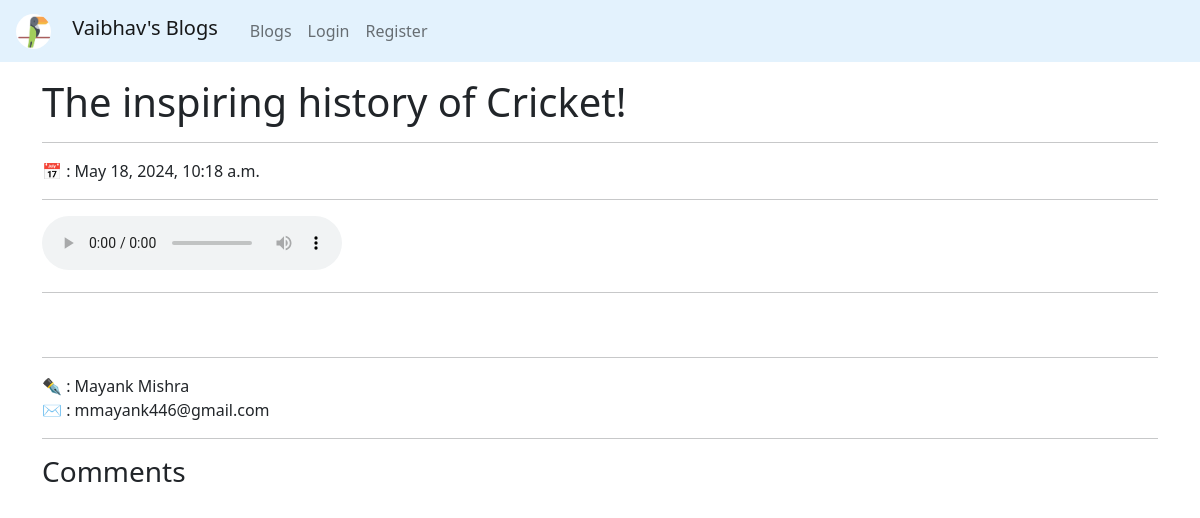
Screenshot of /blogs/getblog/12/ with the database file from the repository.
### Blogs/models.py (models this page shows, shortened)
class Blog(models.Model):
    title = models.TextField(null=True, blank=True)
    content = tinymce_models.HTMLField(null=True, blank=True)
    author = models.ForeignKey(User, null=True, blank=True, on_delete=models.SET_NULL)
    audio = models.FileField(upload_to='media/audio/', null=True, blank=True)
    summary = models.TextField(blank=True, null=True)
    date = models.DateTimeField(auto_now_add=True, null=True, blank=True)

### Blogs/views.py (the view, shortened to what this page needs)
# urls.py: path('getblog/<int:pk>/', getBlog, name='get_blog'),
def getBlog(request, pk):
    try:
        context = {}
        blog = Blog.objects.get(id=pk)
        comments = Comment.objects.filter(blog=blog.id).order_by('-date')
        form = CommentCreationForm()
        context['blog'] = blog
        context['comments'] = comments
        context['comment_form'] = form
        return render(request, 'Blogs/blog.html', context)
    except Exception as e:
        context = {'error':str(e)}
        return render(request, 'error.html', context)

### templates/Blogs/blog.html (shortened to what this page needs)
{% extends 'base.html' %}
{% block content %}
{% load crispy_forms_tags %}
<div class="container my-3">
    <h1 class="h1 text-dark">{{blog.title}}</h1>
    <hr>
    <div>📅 : {{blog.date}}</div>
    <hr>
    <div>
        <audio src="{{ MEDIA_URL }}{{ blog.audio }}" controls></audio>
    </div>
    <hr>
    <div class="py-3">
    </div>
    <hr>
    <div>✒ : {{blog.author.first_name}} {{blog.author.last_name}}</div>
    <div>✉ : {{blog.author.email}}</div>
    <hr>
    <div class="d-flex flex-column comments-section">
        <h3 class="h3 text-dark">Comments</h3>
    </div>
</div>
{% endblock %}

### rows the page displays
Blog: title "The inspiring history of Cricket!", date "May 18, 2024, 10:18 a.m.", author.first_name "Mayank", author.last_name "Mishra", author.email "mmayank446@gmail.com"
